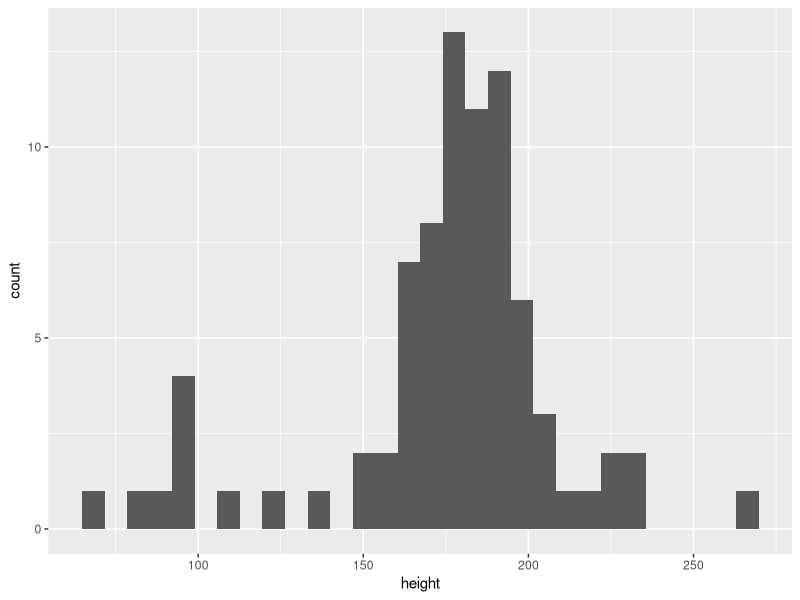
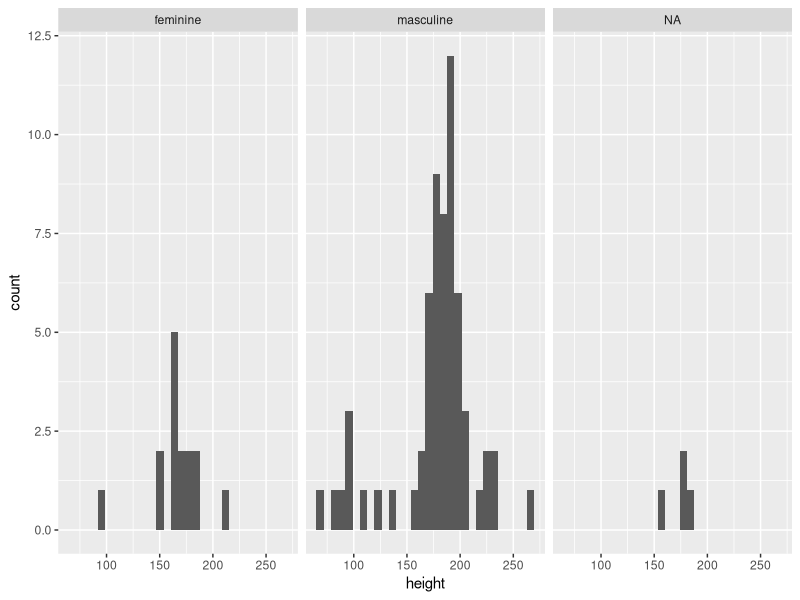
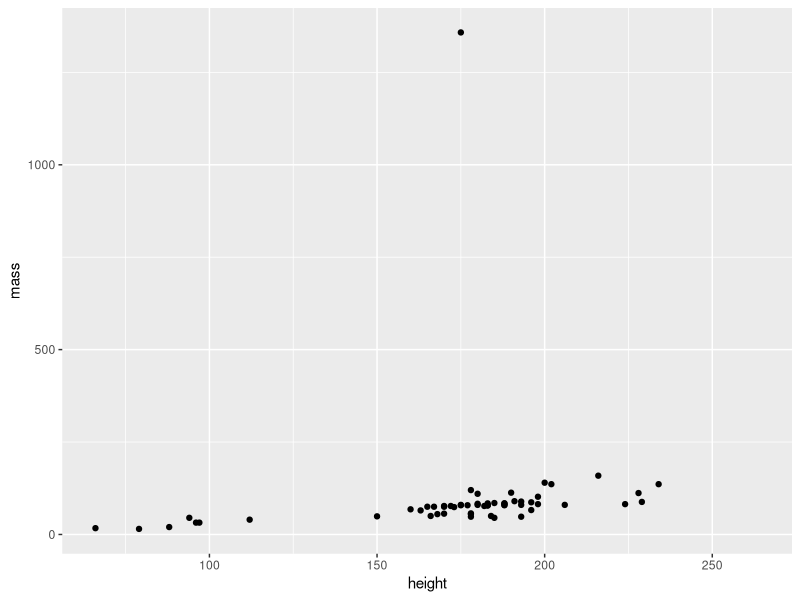
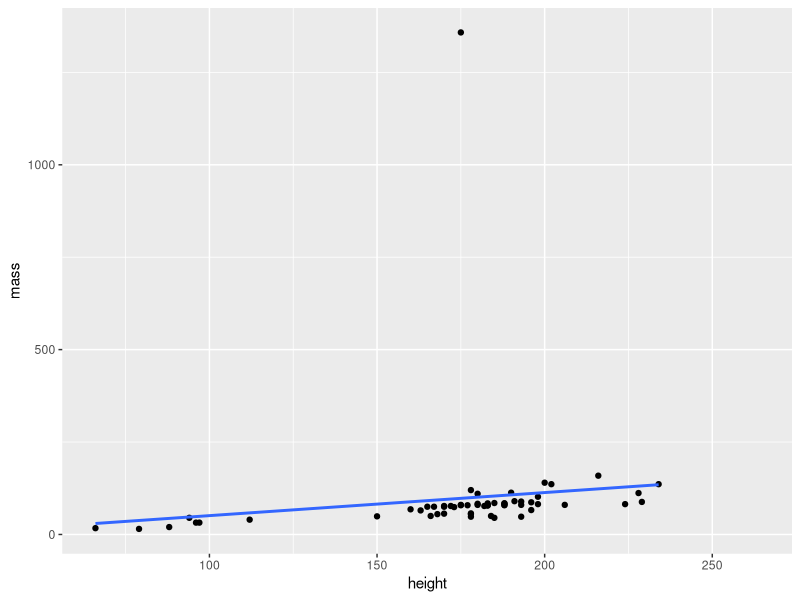
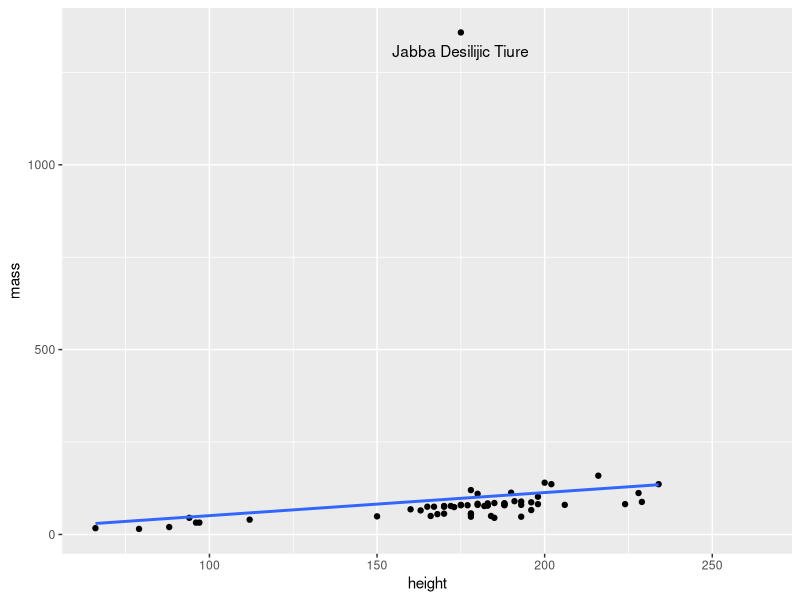
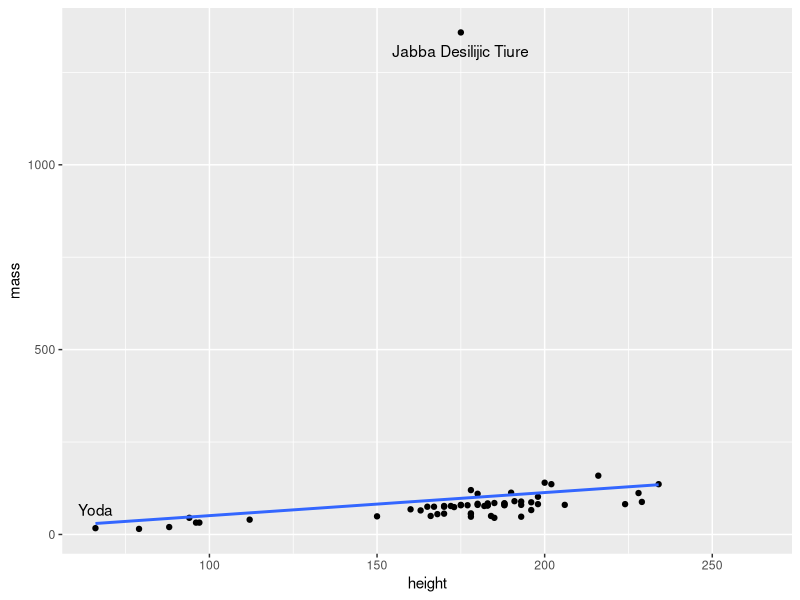
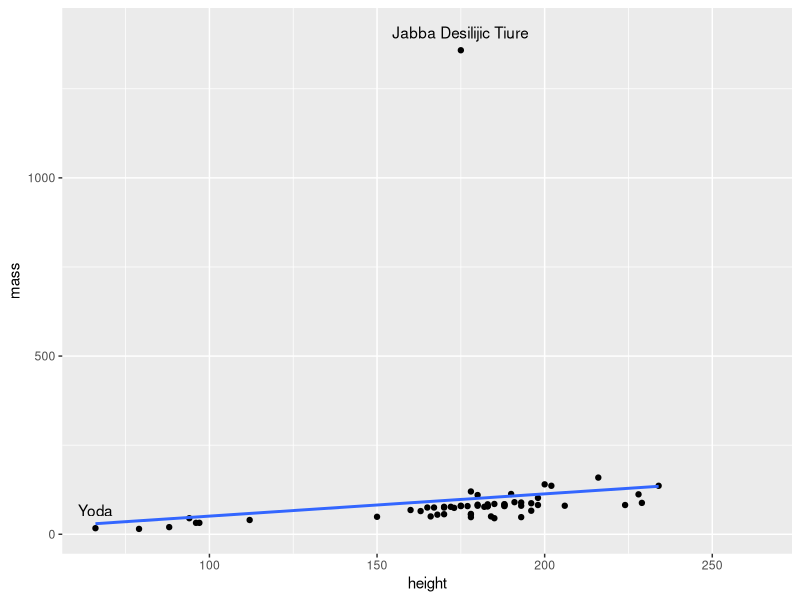
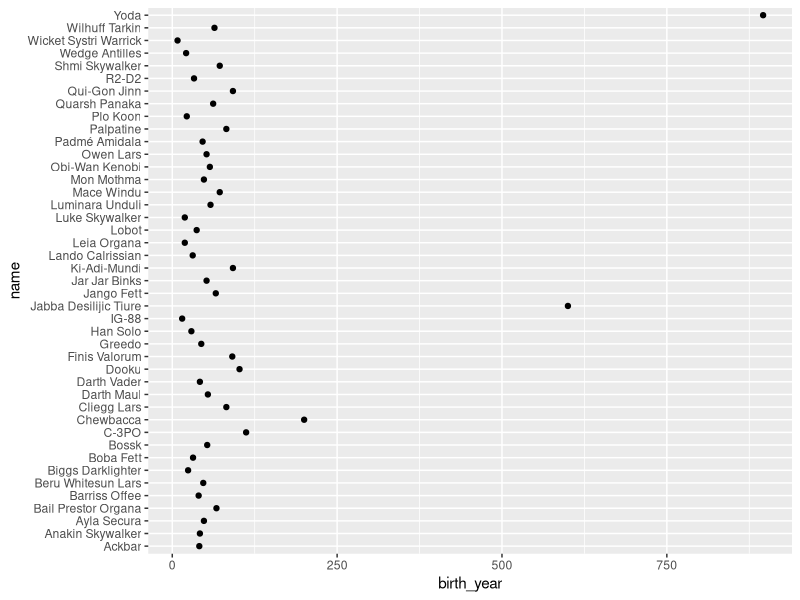

These figures' R source, in order:
## ---- chunk 1

# Load required libraries

library(tidyverse)

## ---- chunk 2

# built-in data

starwars_chars <- starwars

## ---- chunk 3

# hint: height is numerical; 
# look for geoms that do a good job of summarizing numerical variables

ggplot(starwars_chars) +
  geom_histogram(aes(height))

## ---- chunk 4

# hint: try facet_wrap

ggplot(starwars_chars) +
  geom_histogram(aes(height)) + 
  facet_wrap(~gender)

## ---- chunk 5

# what geom is best for two numerical variables?

ggplot(starwars_chars, aes(height,mass)) +
  geom_point()

## ---- chunk 6

# hint: look at the options for geom_smooth

ggplot(starwars_chars, aes(height,mass)) +
  geom_point() +
  geom_smooth(method = "lm", se=FALSE)

## ---- chunk 7

# hint: you can use "data=" in a geom layer to use different data for that layer 

ggplot(starwars_chars, aes(height,mass)) +
  geom_point() +
  geom_smooth(method = "lm", se=FALSE) + 
  geom_text(data=starwars_chars %>% filter(mass > 1000), aes(label=name), nudge_y = -50)

## ---- chunk 8

ggplot(starwars_chars, aes(height,mass)) +
  geom_point() +
  geom_smooth(method = "lm", se=FALSE) + 
  geom_text(data=starwars_chars %>% filter(mass > 1000), aes(label=name), nudge_y = -50) + 
  geom_text(data=starwars_chars %>% filter(height < 75), aes(label=name), nudge_y = 50)

# or
ggplot(starwars_chars, aes(height,mass)) +
  geom_point() +
  geom_smooth(method = "lm", se=FALSE) + 
  geom_text(data=starwars_chars %>% filter(!is.na(mass)) %>% filter(mass == max(mass) | height == min(height)), aes(label=name), nudge_y = 50)



## ---- chunk 9

# hint: many characters have NA for birth_year;
# try removing those characters before plotting

ggplot(starwars_chars %>% filter(!is.na(birth_year)), aes(birth_year, name)) +
  geom_point()

## ---- chunk 10

# hint: the forcats package (which is included in tidyvers) 
# has a useful function called fct_reorder that can be used on factors

ggplot(starwars_chars %>% filter(!is.na(birth_year)), aes(birth_year, fct_reorder(as_factor(name),birth_year))) +
  geom_point()

## ---- chunk 11

# hint: the forcats package (which is included in tidyvers) 
# has a useful function called fct_reorder that can be used on factors

ggplot(starwars_chars %>% filter(!is.na(birth_year)), aes(birth_year, fct_reorder(as_factor(name),birth_year))) +
  geom_point() +
  labs(y="name", x="age")

